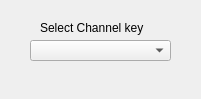
<?xml version="1.0" encoding="UTF-8"?>
<ui version="4.0">
 <class>Form</class>
 <widget class="QWidget" name="Form">
  <property name="geometry">
   <rect>
    <x>0</x>
    <y>0</y>
    <width>201</width>
    <height>99</height>
   </rect>
  </property>
  <property name="windowTitle">
   <string>Form</string>
  </property>
  <widget class="QComboBox" name="comboBox">
   <property name="geometry">
    <rect>
     <x>30</x>
     <y>40</y>
     <width>141</width>
     <height>21</height>
    </rect>
   </property>
  </widget>
  <widget class="QLabel" name="label">
   <property name="geometry">
    <rect>
     <x>40</x>
     <y>20</y>
     <width>131</width>
     <height>16</height>
    </rect>
   </property>
   <property name="text">
    <string>Select Channel key</string>
   </property>
  </widget>
 </widget>
 <resources/>
 <connections/>
</ui>
